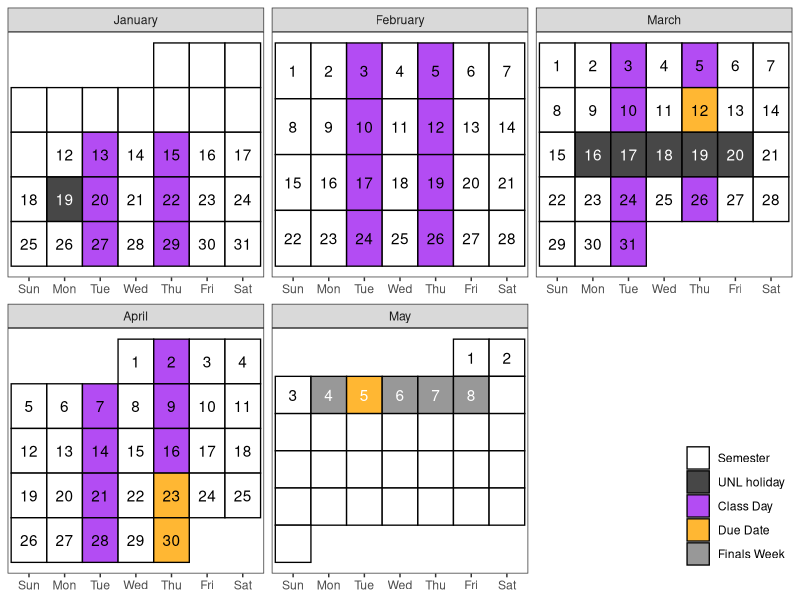

This figure's R source:

library(tidyverse)
library(lubridate)

# Create a calendar for your syllabus ----
# Source: http://svmiller.com/blog/2020/08/a-ggplot-calendar-for-your-semester/

# 1) what is the first Monday of the semester?
# Any number of ways to identify dates in R, but we'll use {lubridate} and the ymd() function here.
# Format: YYYYMMDD. In this example, 4 January 2022.

# Weekday(s) of class
class_wdays <- c("Tue", "Thu")

# Spring Break was 13 March 2022 to 20 March 2022.
not_here_dates <- c(
  ymd(20260119),
  # Spring Break
  seq(ymd(20260316),ymd(20260320), by=1))

exam_dates <- c(
  ymd(20260312), # midterm
  ymd(20260423), # screencast due
  ymd(20260430), # peer review due
  ymd(20260505)  # scheduled final
)

# What are the full dates of the semester? Here, I'll exclude exam week as I like to do.
# In this case: 6 January to 23 April
semester_dates <- seq(ymd(20260112), ymd(20260503), by=1)

exam_week <- seq(ymd(20260504), ymd(20260508), by = 1)

# Custom function for treating the first day of the month as the first week
# of the month up until the first Sunday (unless Sunday was the start of the month)
wom <- function(date) {
  first <- wday(as.Date(paste(year(date),month(date),1,sep="-")))
  return((mday(date)+(first-2)) %/% 7+1)
}

# Create a data frame of dates, assign to Cal
Cal <- tibble(date = seq(ymd(20260101), ymd(20260531), by=1))  %>%
  mutate(mon = lubridate::month(date, label=T, abbr=F), # get month label
         wkdy = weekdays(date, abbreviate=T), # get weekday label
         wkdy = fct_relevel(wkdy, "Sun", "Mon", "Tue", "Wed", "Thu","Fri","Sat"), # make sure Sunday comes first
         semester = date %in% semester_dates, # is date part of the semester?
         exams = date %in% exam_dates, # is it an exam?
         not_here = date %in% not_here_dates, # is it a day off?
         exam_wk = date %in% exam_week,
         day = lubridate::mday(date), # get day of month to add later as a label
         # Below: our custom wom() function
         week = wom(date))

# Create a category variable, for filling.
# I can probably make this a case_when(), but this will work.

Cal <- Cal %>%
  mutate(category = case_when(
    exams ~ "Due Date",
    not_here ~ "UNL holiday",
    semester & wkdy %in% class_wdays & !not_here & !exam_wk ~ "Class Day",
    exam_wk ~ "Finals Week",
    semester ~ "Semester",
    TRUE ~ "NA"
  ))
# mutate(category = NA,
#        category = ifelse(semester == 1, "Semester", category),
#        category = ifelse(semester == 1 & wkdy %in% c("Wed"), "Class Day", category),
#        category = ifelse(exams == 1, "Exams", category),
#        category = ifelse(is.na(category) | (semester == 1 & not_here == 1), "NA", category)) -> Cal

class_cal <- Cal %>%
  ggplot(.,aes(wkdy, week)) +
  theme_bw() +
  theme(panel.grid.major.x = element_blank(),
        legend.position = c(1, 0), legend.justification = c(1,0), legend.direction = "vertical", legend.title = element_blank(),
        axis.title.y = element_blank(), axis.title.x = element_blank(), axis.ticks.y = element_blank(), axis.text.y = element_blank()) +
  # geom_tile and facet_wrap will do all the heavy lifting
  geom_tile(alpha=0.8, aes(fill=category), color="black", linewidth=.45) +
  facet_wrap(~mon, scales = "free", ncol=3) +
  # fill in tiles to make it look more "calendary" (sic)
  geom_text(aes(label=day, color = semester&(!not_here))) +
  # put your y-axis down, flip it, and reverse it
  scale_y_reverse(breaks=NULL) +
  # manually fill scale colors to something you like...
  scale_color_manual(values = c("FALSE" = "white", "TRUE" = "black"), guide = "none") +
  scale_fill_manual(values=c("Class Day"="purple",
                             "Semester"="white",
                             "UNL holiday" = "grey10",
                             "NA" = "white", # I like these whited out...
                             "Finals Week" = "grey50",
                             "Due Date"="orange"),
                    #... but also suppress a label for a non-class semester day
                    breaks=c("Semester", "UNL holiday", "Class Day","Due Date", "Finals Week"))
# class_cal

exam_days <- filter(Cal, category == "Due Date") %>%
  mutate(topic = c("Midterm Due", "Screencast Video Due", "Peer Review of Screencast Due", "Scheduled Final"),
         time = c("6pm", "6pm", "6pm", "10-12am"))

class_days <- filter(Cal, category == "Class Day") %>%
  mutate(topic = c(
    "Getting Started",
    "Version Control",
    "Review: Functions",
    "Review: Functions",
    "Review: Data Structures",
    "Review: Data Structures",
    "Data Input",
    "Data Input",
    "Data Visualization",
    "Data Visualization",
    "Data Cleaning",
    "Data Cleaning",
    "Exam 1 Questions",
    "Strings",
    "Strings",
    "Reshaping Data",
    "Reshaping Data",
    "Joining Data",
    "Joining Data",
    "Dates and Times",
    "Dates and Times",
    "Project Work",
    "Project Work",
    "Lists",
    "Lists",
    "Project Work",
    "Spatial Data")) %>%
  bind_rows(exam_days) %>%
  arrange(date)

